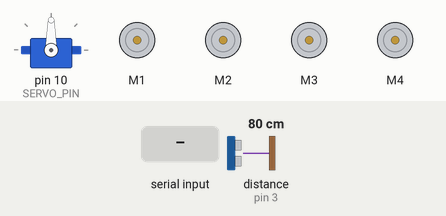
Simulated run of this sketch. Board: Arduino Uno, built with avr-gcc and run on an emulated ATmega328P. On the bench: servo, 4 × DC motor (green arrow = forward, orange = backward, longer = faster). The inputs (shaded band) are chosen by the test bench; at power-on: distance to the obstacle (sensor on pin 3) 80 cm. The echo pulse lasts 58.3 µs per cm.

Above: at 1.8 s.
1.9 s: "2" received over Serial
At 2.8 s:
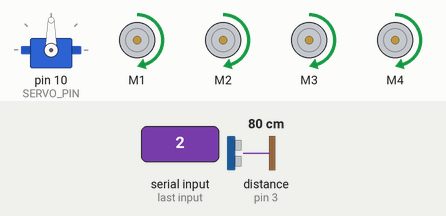
3.5 s: distance to the obstacle (sensor on pin 3) set to 34 cm
5.0 s: distance to the obstacle (sensor on pin 3) set to 28 cm
At 5.38 s:
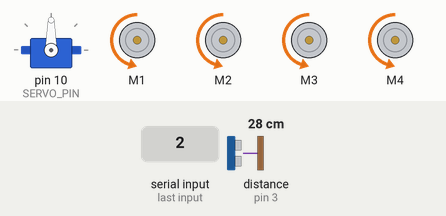
8.0 s: distance to the obstacle (sensor on pin 3) set to 35 cm
11.0 s: distance to the obstacle (sensor on pin 3) set to 2 cm
At 12.54 s:
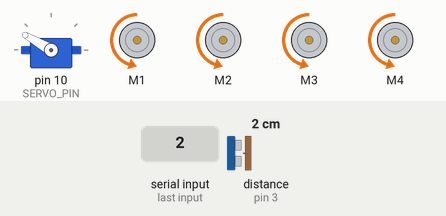
Timing chart, 0 to 15.0 s (numbered marks = the images above; inputs shaded):
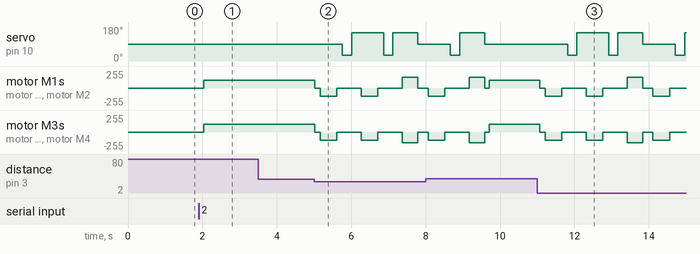

The sketch:

merged.ino
```cpp
#include <AFMotor.h>
#include <Servo.h>

/* MODES  */
#define MODE_BT     1
#define MODE_OBS    2
#define MODE_VOICE  3
int mode = MODE_BT;

/*  SPEED  */
#define AUTO_SPEED   120
#define TURN_SPEED   160
#define RIGHT_SPEED 150
#define LEFT_SPEED  140

/*  ULTRASONIC */
#define Trig 4
#define Echo 3

/*  SERVO */
#define SERVO_PIN 10
#define SERVO_CENTER 90
#define SERVO_LEFT   150
#define SERVO_RIGHT  30
Servo servo;

/*  MOTORS  */
AF_DCMotor M1(1);
AF_DCMotor M2(2);
AF_DCMotor M3(3);
AF_DCMotor M4(4);

/*  DISTANCE  */
#define STOP_DIST      30
#define CRITICAL_DIST  12

char bt = 'S';
String voice = "";

/*  SETUP  */
void setup() {
  Serial.begin(9600);

  pinMode(Trig, OUTPUT);
  pinMode(Echo, INPUT);

  servo.attach(SERVO_PIN);
  servo.write(SERVO_CENTER);
  delay(600);

  stopCar();
}

/*  LOOP  */
void loop() {

  while (Serial.available()) {
    delay(10);
    char c = Serial.read();

    if (c == '1') { mode = MODE_BT; stopCar(); }
    else if (c == '2') { mode = MODE_OBS; stopCar(); }
    else if (c == '3') { mode = MODE_VOICE; stopCar(); }

    bt = c;
    voice += c;
  }


  if (mode == MODE_OBS) obstacleMode();
  else if (mode == MODE_BT) bluetoothControl();
  else if (mode == MODE_VOICE) voiceControl();
}

/*  BLUETOOTH MODE  */
void bluetoothControl() {
  if (bt == 'F') forwardBT();
  else if (bt == 'B') backwardBT();
  else if (bt == 'L') rightBT();
  else if (bt == 'R') leftBT();
  else if (bt == 'S') stopCar();
}

/*  VOICE MODE */
void voiceControl() {
  if (voice.length() > 0) {
    voice.toLowerCase();

    if (voice.indexOf("forward") >= 0) forwardBT();
    else if (voice.indexOf("back") >= 0) backwardBT();
    else if (voice.indexOf("left") >= 0) voiceRight();
    else if (voice.indexOf("right") >= 0) voiceLeft();
    else if (voice.indexOf("stop") >= 0) stopCar();

    voice = "";
  }
}

/*  OBSTACLE MODE  */
void obstacleMode() {

  int front = frontScan();

  // Move forward ONLY if safe distance
  if (front > STOP_DIST) {
    forwardAuto();
    return;
  }

  // Obstacle within 30 cm → STOP
  stopCar();
  delay(150);

  // ALWAYS reverse to create 30 cm turning space
  backwardAuto();
  delay(450);
  stopCar();
  delay(150);

  // Scan sides AFTER reverse
  int rightDist = rightsee();
  int leftDist  = leftsee();

  // If any side open → turn from safe distance
  if (rightDist > STOP_DIST || leftDist > STOP_DIST) {
    if (rightDist >= leftDist) turnRight();
    else turnLeft();
    return;
  }

  // Still blocked → reverse again (NO forward)
  backwardAuto();
  delay(450);
  stopCar();
  delay(150);

  // Final scan & forced turn
  rightDist = rightsee();
  leftDist  = leftsee();

  if (rightDist >= leftDist) turnRight();
  else turnLeft();
}

/* ================= MOTION  */
void forwardBT() {
  M1.setSpeed(LEFT_SPEED);
  M2.setSpeed(LEFT_SPEED);
  M3.setSpeed(RIGHT_SPEED);
  M4.setSpeed(RIGHT_SPEED);
  M1.run(FORWARD);
  M2.run(FORWARD);
  M3.run(FORWARD);
  M4.run(FORWARD);
}

void backwardBT() {
  setAllSpeed(AUTO_SPEED);
  M1.run(BACKWARD);
  M2.run(BACKWARD);
  M3.run(BACKWARD);
  M4.run(BACKWARD);
}

void leftBT() {
  setAllSpeed(TURN_SPEED);
  M1.run(BACKWARD);
  M2.run(BACKWARD);
  M3.run(FORWARD);
  M4.run(FORWARD);
}

void rightBT() {
  setAllSpeed(TURN_SPEED);
  M1.run(FORWARD); M2.run(FORWARD);
  M3.run(BACKWARD); M4.run(BACKWARD);
}

void forwardAuto() {
  setAllSpeed(AUTO_SPEED);
  M1.run(FORWARD);
  M2.run(FORWARD);
  M3.run(FORWARD);
  M4.run(FORWARD);
}

void backwardAuto() {
  setAllSpeed(AUTO_SPEED);
  M1.run(BACKWARD);
  M2.run(BACKWARD);
  M3.run(BACKWARD);
  M4.run(BACKWARD);
}

void turnRight() {
  setAllSpeed(TURN_SPEED);
  M1.run(FORWARD); M2.run(FORWARD);
  M3.run(BACKWARD); M4.run(BACKWARD);
  delay(420);
  stopCar();
}

void turnLeft() {
  setAllSpeed(TURN_SPEED);
  M1.run(BACKWARD);
  M2.run(BACKWARD);
  M3.run(FORWARD);
  M4.run(FORWARD);
  delay(420);
  stopCar();
}

void uTurn() {
  backwardAuto();
  delay(350);
  turnRight();
}

/*  VOICE TURN  */
void voiceRight() {
  setAllSpeed(TURN_SPEED);
  M1.run(FORWARD);
  M2.run(FORWARD);
  M3.run(BACKWARD);
  M4.run(BACKWARD);
  delay(650);
  forwardBT();
}

void voiceLeft() {
  setAllSpeed(TURN_SPEED);
  M1.run(BACKWARD);
  M2.run(BACKWARD);
  M3.run(FORWARD);
  M4.run(FORWARD);
  delay(650);
  forwardBT();
}

/*  COMMON  */
void stopCar() {
  M1.run(RELEASE);
  M2.run(RELEASE);
  M3.run(RELEASE);
  M4.run(RELEASE);
}

void setAllSpeed(int spd) {
  M1.setSpeed(spd);
  M2.setSpeed(spd);
  M3.setSpeed(spd);
  M4.setSpeed(spd);
}

/*  SENSOR  */
int frontScan() {
  servo.write(SERVO_CENTER);
  delay(120);
  return ultrasonic();
}

int leftsee() {
  servo.write(SERVO_LEFT);
  delay(250);
  return ultrasonic();
}

int rightsee() {
  servo.write(SERVO_RIGHT);
  delay(250);
  return ultrasonic();
}

int ultrasonic() {
  digitalWrite(Trig, LOW);
  delayMicroseconds(5);
  digitalWrite(Trig, HIGH);
  delayMicroseconds(10);
  digitalWrite(Trig, LOW);
  long d = pulseIn(Echo, HIGH, 20000);
  if (d == 0) return 300;
  return d / 29 / 2;
}
```

Measured:
- the behaviour switches between 31 and 30 cm on distance to the obstacle (sensor on pin 3) (found by bisection; images 1 and 2)
- after the input at 1.9 s, motor M1–4: stopped → forward 120/255 after 0.14 s
- after the input at 3.5 s, every drawn part: stays the same
- after the input at 5.0 s, servo on pin 10 (SERVO_PIN): 90° → 30° after 0.76 s, → 150° 0.25 s later, → 30° 0.85 s later, → 150° 0.25 s later, … (5 changes in this stretch); motor M1: forward 120/255 → stopped at once, → backward 120/255 0.15 s later, → stopped 0.45 s later, → backward 120/255 0.65 s later, … (7 changes in this stretch)
- after the input at 11.0 s, servo on pin 10 (SERVO_PIN): 90° → 30° after 0.82 s, → 150° 0.25 s later, → 30° 0.85 s later, → 150° 0.25 s later, … (7 changes in this stretch); motor M1: forward 120/255 → stopped after 0.07 s, → backward 120/255 0.15 s later, → stopped 0.45 s later, → backward 120/255 0.65 s later, … (9 changes in this stretch)
